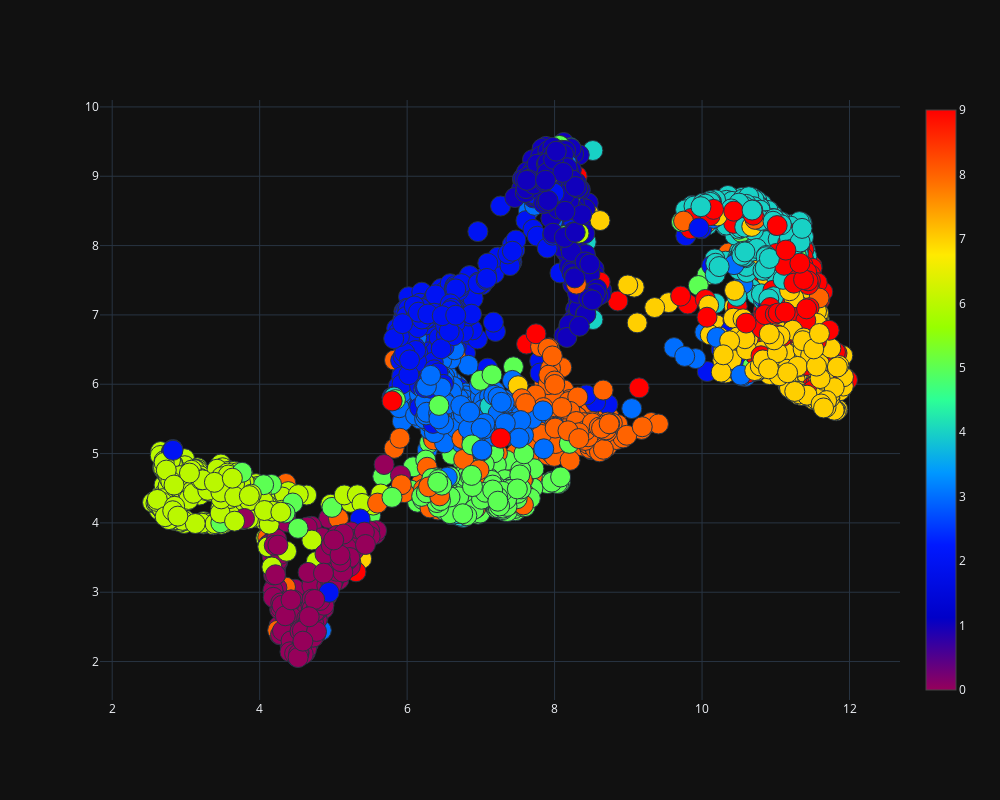

Notebook cell for this chart:
### Code cell
plot_2d(reducer.embedding_[:, 0],reducer.embedding_[:, 1])

### Figure 1 — Plotly figure (JSON) as saved in the notebook; plotly's stock layout.template omitted (floating-point values rounded to 4 significant figures; data arrays with more than 128 entries replaced by an {"elided": "..."} marker saying what was removed)
{"data": [{"marker": {"color": {"elided": "3000 int values"}, "colorscale": [[0, "rgb(150,0,90)"], [0.125, "rgb(0,0,200)"], [0.25, "rgb(0,25,255)"], [0.375, "rgb(0,152,255)"], [0.5, "rgb(44,255,150)"], [0.625, "rgb(151,255,0)"], [0.75, "rgb(255,234,0)"], [0.875, "rgb(255,111,0)"], [1, "rgb(255,0,0)"]], "line": {"width": 1}, "showscale": true, "size": 20}, "mode": "markers", "type": "scatter", "x": {"elided": "3000 float values"}, "y": {"elided": "3000 float values"}}], "layout": {"height": 800, "margin": {"b": 100, "l": 100, "r": 100, "t": 100}, "width": 1000}}
